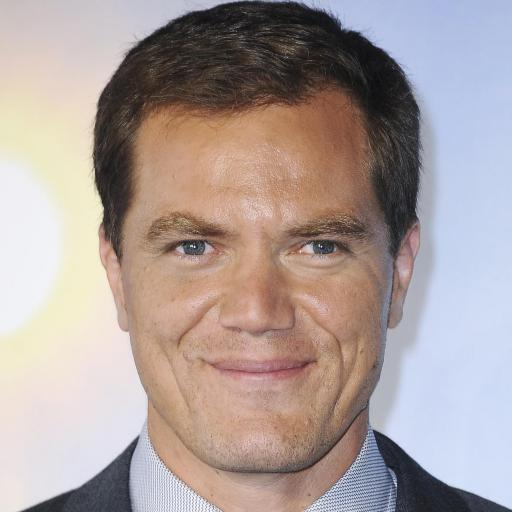
#> input picture image/source/img10.jpg, 512 x 512 px, given as the content of the folder ./image/target, which was not available
$ python evaluation_script.py
#> lines starting #> are read from the running program, lines starting #| are printed output that depends on the picture; pictures that were not available may be replaced by others from this repository, and a replacement may not be noted
import math
import cv2
import os
import numpy as np
from tabulate import tabulate


def ssim_fn(img1, img2):
    C1 = (0.01 * 255)**2
    C2 = (0.03 * 255)**2
    img1 = img1.astype(np.float64)
    img2 = img2.astype(np.float64)
    kernel = cv2.getGaussianKernel(11, 1.5)
    window = np.outer(kernel, kernel.transpose())

    mu1 = cv2.filter2D(img1, -1, window)[5:-5, 5:-5]  # valid
    mu2 = cv2.filter2D(img2, -1, window)[5:-5, 5:-5]
    mu1_sq = mu1**2
    mu2_sq = mu2**2
    mu1_mu2 = mu1 * mu2

    sigma1_sq = cv2.filter2D(img1**2, -1, window)[5:-5, 5:-5] - mu1_sq
    sigma2_sq = cv2.filter2D(img2**2, -1, window)[5:-5, 5:-5] - mu2_sq
    sigma12 = cv2.filter2D(img1 * img2, -1, window)[5:-5, 5:-5] - mu1_mu2

    ssim_map = ((2 * mu1_mu2 + C1) * (2 * sigma12 + C2)) / ((mu1_sq + mu2_sq + C1) *
                                                            (sigma1_sq + sigma2_sq + C2))
    return ssim_map.mean()

def calculate_psnr(img1, img2):
    # img1 and img2 have range [0, 255]
    img1 = img1.astype(np.float64)
    img2 = img2.astype(np.float64)
    mse = np.mean((img1 - img2)**2)
    if mse == 0:
        return float('inf')
    return 20 * math.log10(255.0 / math.sqrt(mse)), mse

def calculate_ssim(img1, img2):
    '''calculate SSIM
    the same outputs as MATLAB's
    img1, img2: [0, 255]
    '''
    if not img1.shape == img2.shape:
        raise ValueError('Input images must have the same dimensions.')
    if img1.ndim == 2:
        return ssim_fn(img1, img2)
    elif img1.ndim == 3:
        if img1.shape[2] == 3:
            ssims = []
            for i in range(3):
                ssims.append(ssim(img1, img2))
            return np.array(ssims).mean()
        elif img1.shape[2] == 1:
            return ssim(np.squeeze(img1), np.squeeze(img2))
    else:
        raise ValueError('Wrong input image dimensions.')

def compare_images(original_img, swapped_img):
    # Convert the images to grayscale
    original_gray = cv2.cvtColor(original_img, cv2.COLOR_BGR2GRAY)
    swapped_gray = cv2.cvtColor(swapped_img, cv2.COLOR_BGR2GRAY)

    ssim = calculate_ssim(original_gray, swapped_gray)
    psnr, mse = calculate_psnr(original_gray, swapped_gray)
    return ssim, psnr, mse


def get_images_path(dir_path):
    paths = []
    for filename in os.listdir(dir_path):
        if os.path.isfile(os.path.join(dir_path, filename)):
            paths.append(os.path.join(dir_path, filename))
    paths.sort()
    return paths


def reshape_images(images):
    min_shape = np.array([999999999, 999999999, 999999999])
    for image in images:
        mask = image.shape < min_shape
        min_shape = image.shape * mask + min_shape * (1 - mask)

    new_shape = (min_shape[0], min_shape[1])
    for i in range(len(images)):
        images[i] = cv2.resize(images[i], new_shape)
    return images

if __name__ == "__main__":
    source_directory = "./image/source"
    target_directory = "./image/target"
    direct_cut_directory = "./image/result/direct_cut_source_swap"
    poisson_blend_directory = "./image/result/poisson_blend_source_swap"
    source_images = get_images_path(source_directory)
    target_images = get_images_path(target_directory)

    direct_cut_images = get_images_path(direct_cut_directory)
    poisson_blend_images = get_images_path(poisson_blend_directory)
    print(direct_cut_images)

    N = len(target_images)
    assert N == len(direct_cut_images) == len(poisson_blend_images)
    evaluation = {
        "Images": [],
        "Direct Cut SSIM": [],
        "Direct Cut PSNR": [],
        "Direct Cut MSE": [],
        "Poisson Blend SSIM": [],
        "Poisson Blend PSNR": [],
        "Poisson Blend MSE": [],
    }
    for i in range(N):
        if target_images[i].split("\\")[-1] == direct_cut_images[i].split("\\")[-1] == poisson_blend_images[i].split("\\")[-1]:
            pass
        elif target_images[i].split("/")[-1] == direct_cut_images[i].split("/")[-1] == poisson_blend_images[i].split("/")[-1]:
            pass
        else:
            continue
        images = [cv2.imread(target_images[i]), cv2.imread(direct_cut_images[i]), cv2.imread(poisson_blend_images[i])]
        if images[0] is None or images[1] is None or images[2] is None:
            continue
        src_img, direct_cut_img, poisson_blend_img = reshape_images(images)
#> the loop in reshape_images, `for image in images:` made 3 passes
#> mask on passes 1 to 3: [True, True, True], [False, False, False], [False, False, False]
#> in reshape_images, `new_shape = (min_shape[0], min_shape[1])`: new_shape = (512, 512)
#> the loop in reshape_images, `for i in range(len(images)):` made 3 passes
#> after the loop in reshape_images, `for i in range(len(images)):`: images = 3 items
#> src_img is the input picture: shape (512, 512, 3); mean B, G, R 155.1, 157.9, 171.4

        assert src_img.shape == direct_cut_img.shape == poisson_blend_img.shape
        ssim, psnr, mse = compare_images(src_img, direct_cut_img)
#> in compare_images, `original_gray = cv2.cvtColor(original_img, cv2.COLOR_BGR2GRAY)`:
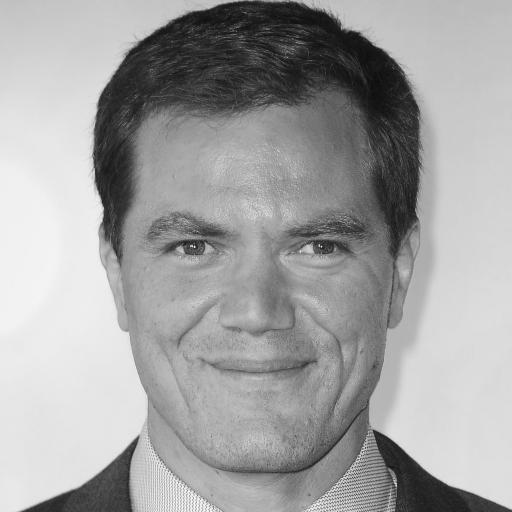
#> original_gray: shape (512, 512); min 8, max 254, mean 161.6
#> in ssim_fn, `mu1 = cv2.filter2D(img1, -1, window)[5:-5, 5:-5]`:
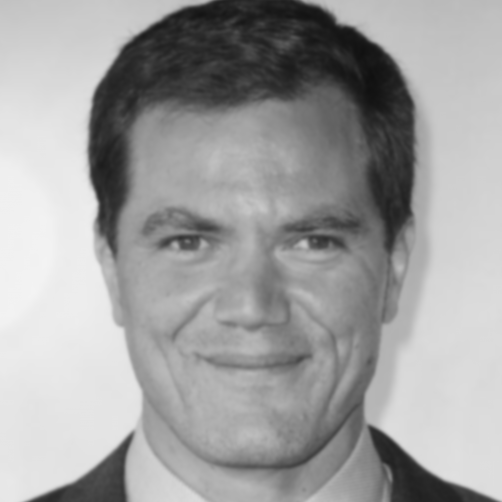
#> mu1: shape (502, 502) float64; min 16.09, max 243.7, mean 160.6
#> in ssim_fn, `mu1_sq = mu1**2`:
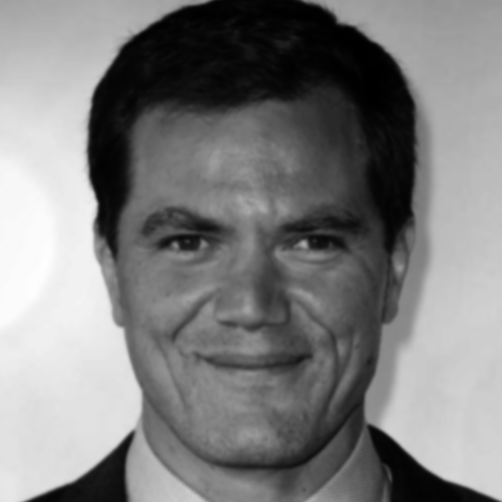
#> mu1_sq: shape (502, 502) float64; min 258.8, max 59377.2, mean 29643.7; drawn with min black and max white
#> in ssim_fn, `sigma1_sq = cv2.filter2D(img1**2, -1, window)[5:-5, 5:-5] - mu1_sq`:
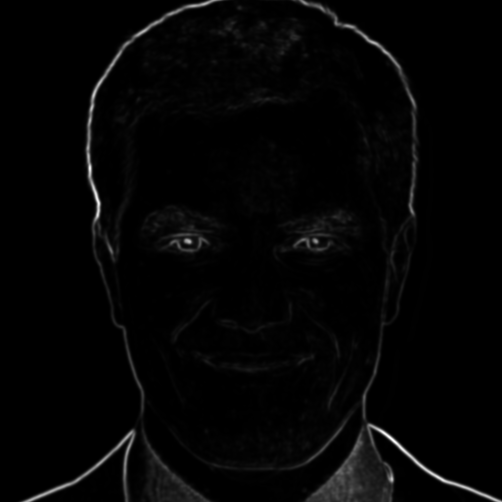
#> sigma1_sq: shape (502, 502) float64; min -6.55e-11, max 5667.5, mean 110.4; drawn with min black and max white
#> in ssim_fn, `ssim_map = ((2 * mu1_mu2 + C1) * (2 * sigma12 + C2)) / ((mu1_sq + mu2_..`: ssim_map: shape (502, 502) float64; every value is 1
#> in compare_images, `ssim = calculate_ssim(original_gray, swapped_gray)`: ssim = 1
#> in calculate_psnr, `mse = np.mean((img1 - img2)**2)`: mse = 0
#> (the run stopped early here; a loop or call above may not have finished)
